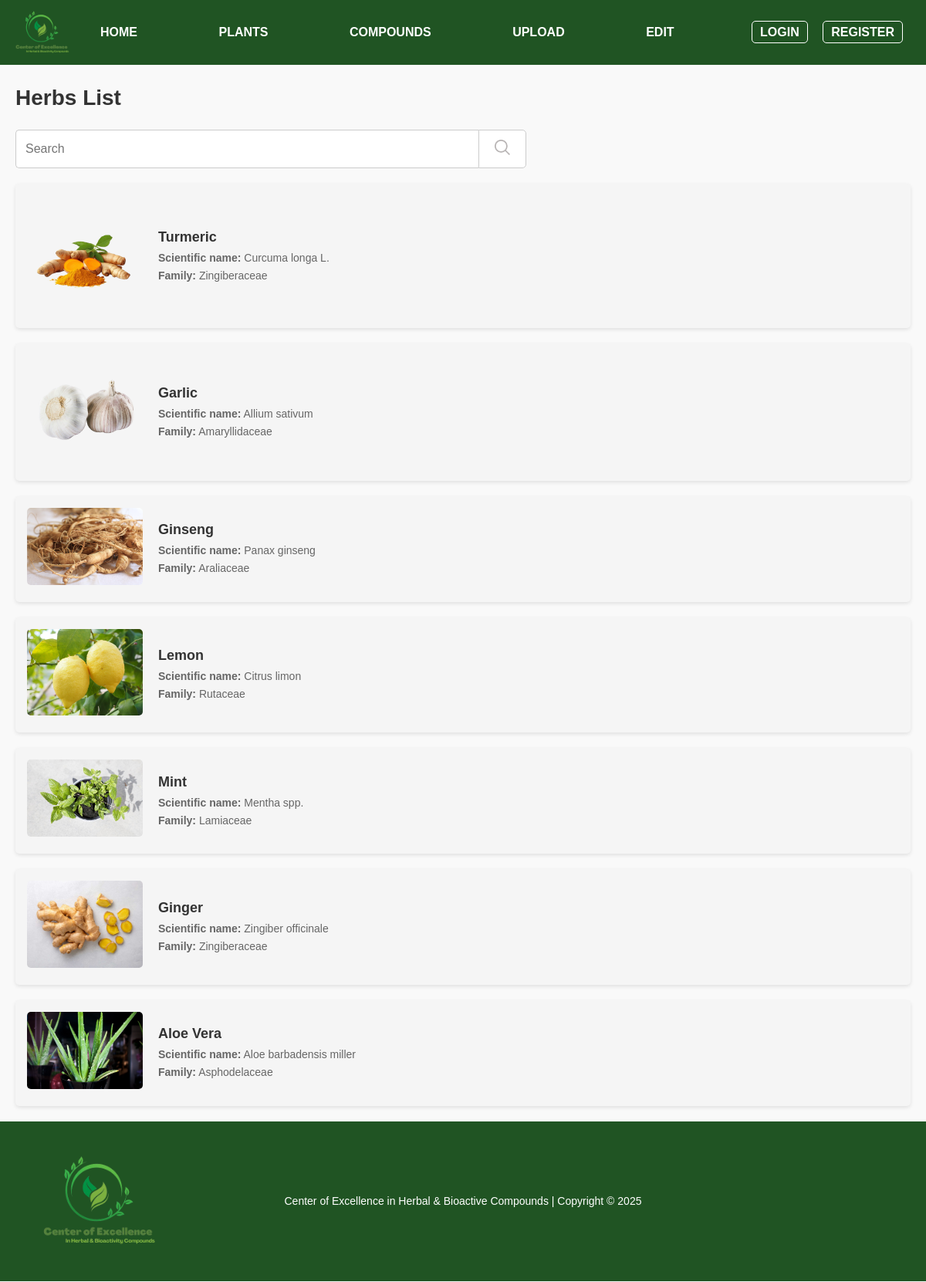
The app's page /plants.php with its own data.
### tables this page shows
CREATE TABLE `plants` (
  `plant_id` int(11) NOT NULL,
  `common_name` varchar(50) NOT NULL,
  `scientific_name` varchar(255) NOT NULL,
  `family` varchar(50) NOT NULL,
  `plant_description` text NOT NULL,
  `plant_image` varchar(255) NOT NULL
);

### plants.php (the view, shortened to what this page needs)
<?php
require 'db_connect.php';
$result = $conn->query("SELECT * FROM plants");
$plants = $result->fetch_all(MYSQLI_ASSOC);
$search_query = isset($_GET['search']) ? $conn->real_escape_string($_GET['search']) : '';
?>
<!DOCTYPE html>
<html lang="th">
<head>
</head>
<body>
    <div class="header">
        <img onclick="window.location.href='index.php'" src="img/Center_of_Excellence1-removebg-preview.png" alt="Logo">
        <div class="menu">
            <a href="index.php">HOME</a>
            <a href="plants.php">PLANTS</a>
            <a href="compounds.php">COMPOUNDS</a>
            <a href="upload.php">UPLOAD</a>
            <a href="dashbord.php">EDIT</a>
        </div>
        <div class="auth <?php echo isset($_SESSION['loggedin']) && $_SESSION['loggedin'] ? 'logged-in' : ''; ?>">
            <?php if (isset($_SESSION['loggedin']) && $_SESSION['loggedin']): ?>
                <a href="edit_profile.php" onclick="event.preventDefault(); window.location.href='edit_profile.php';"><?php echo htmlspecialchars($_SESSION['username']); ?></a>
                <a href="logout.php" style="border: 1px solid #fff; padding: 5px 10px; border-radius: 5px; margin-left: 10px;">Logout</a>
            <?php else: ?>
                <a href="login.php">Login</a>
                <a href="register.php">Register</a>
            <?php endif; ?>
        </div>
    </div>
    <div class="content">
        <h1>Herbs List</h1>
        <div class="search-container">
            <input type="text" class="search-bar" id="search" placeholder="Search" value="<?php echo htmlspecialchars($search_query); ?>">
            <button class="search-button" onclick="searchPlants()"><img src="img/search-2.png" alt="search" height="20px"></button>
        </div>
        <div class="herbal-list">
            <?php foreach ($plants as $plant): ?>
                <div class="herbal-item">
                    <a href="plants_details.php?id=<?php echo $plant['plant_id']; ?>">
                        <img src="<?php echo $plant['plant_image']; ?>" alt="<?php echo $plant['common_name']; ?>" width="100">
                    </a>
                    <div class="herbal-details">
                        <h3>
                            <a href="plants_details.php?id=<?php echo $plant['plant_id']; ?>" style="text-decoration: none; color: inherit;">
                                <?php echo $plant['common_name']; ?>
                            </a>
                        </h3>
                        <p><strong>Scientific name:</strong> <?php echo htmlspecialchars($plant['scientific_name']); ?></p>
                        <p><strong>Family:</strong> <?php echo htmlspecialchars($plant['family']); ?></p>
                    </div>
                </div>
            <?php endforeach; ?>
        </div>
        <div class="footer">
            <img onclick="window.location.href='index.php'" src="img/Center_of_Excellence1-removebg-preview.png" alt="Logo">
            <span>Center of Excellence in Herbal & Bioactive Compounds | Copyright © 2025</span>
        </div>
</body>
</html>

### plants.php (style rules this page uses)
* { box-sizing: border-box; margin: 0; padding: 0; font-family: 'Arial', sans-serif; }
body { background-color: #f9f9f9; color: #333; line-height: 1.5; }
.header { background-color:rgb(32, 84, 35); color: white; padding: 30px 30px; display: flex; align-items: center; justify-content: space-between; border-bottom: 2px solid #fff; }
.header img { width: 100px; left: 3px; position: absolute; cursor: pointer; }
.header .menu a { color: #fff; text-decoration: none; margin: 100px; margin-right: 1px; font-weight: 600; text-transform: uppercase; }
.header .auth a { color: #fff; text-decoration: none; margin-left: 15px; font-weight: 600; text-transform: uppercase; border: 1px solid #fff; padding: 5px 10px; border-radius: 5px; }
.content { max-width: 1200px; margin: 20px auto; padding: 0 20px; }
.content h1 { font-size: 28px; font-weight: bold; margin-bottom: 20px; color: #333; }
.search-container { display: flex; margin-bottom: 20px; }
.search-bar { width: 100%; max-width: 600px; padding: 12px; font-size: 16px; border: 1px solid #ccc; border-right: none; border-radius: 5px 0 0 5px; outline: none; }
.search-button { padding: 12px 20px; font-size: 16px; border: 1px solid #ccc; background-color: #fff; color: #666; border-radius: 0 5px 5px 0; cursor: pointer; transition: background-color 0.3s; }
.herbal-list { display: flex; flex-direction: row; flex-wrap: wrap; gap: 20px; }
.herbal-item { background-color: #f5f5f5; padding: 15px; border-radius: 5px; box-shadow: 0 2px 5px rgba(0, 0, 0, 0.1); display: flex; align-items: center; width: 100%; }
.herbal-item img { width: 150px; height: auto; border-radius: 5px; margin-right: 20px; }
.herbal-item h3 { font-size: 18px; color: #333; margin-bottom: 3px; }
.herbal-item p { font-size: 14px; color: #666; margin: 2px 0; }
.footer { background-color: rgb(32, 84, 35); color: white; text-align: center; padding: 93px; margin-top: 20px; width: 100%; display: flex; align-items: center; position: absolute; left: 0; }
.footer img { position: absolute; left: 20px; width: 210px; vertical-align: middle; margin-right: 5px; cursor: pointer; }
.footer span { font-size: 14px; margin: auto; }

### records on screen
plants: plant_image+common_name (picture), common_name "Turmeric", scientific_name "Curcuma longa L.", family "Zingiberaceae"
plants: plant_image (picture), common_name "Garlic", scientific_name "Allium sativum", family "Amaryllidaceae"
plants: plant_image (picture), common_name "Ginseng", scientific_name "Panax ginseng", family "Araliaceae"
plants: plant_image (picture), common_name "Lemon", scientific_name "Citrus limon", family "Rutaceae"
plants: plant_image (picture), common_name "Mint", scientific_name "Mentha spp.", family "Lamiaceae"
plants: plant_image+common_name (picture), common_name "Ginger", scientific_name "Zingiber officinale", family "Zingiberaceae"
plants: plant_image+common_name (picture), common_name "Aloe Vera", scientific_name "Aloe barbadensis miller", family "Asphodelaceae"
